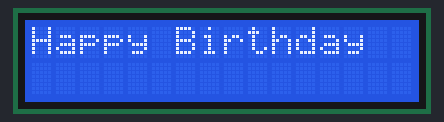
The sketch below on a simulated Arduino Uno, built with avr-gcc and run on an emulated ATmega328P. On the bench: 16×2 character LCD.

Above: at 0.1 s.
At 11.8 s:
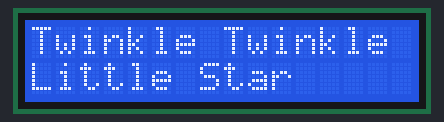
At 32.1 s:
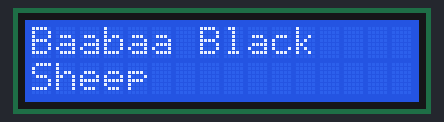
At 44.8 s:
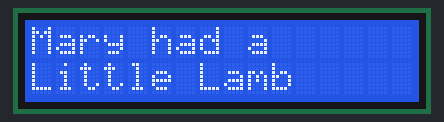
At 58.2 s:
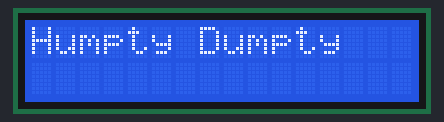
At 109.9 s:
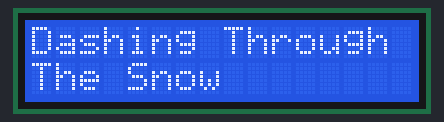

The sketch:

Display_GUPPY.ino
```cpp
// include the library code:
#include <LiquidCrystal.h>

// initialize the library by associating any needed LCD interface pin
// with the arduino pin number it is connected to
const int rs = 12, en = 11, d4 = 5, d5 = 4, d6 = 3, d7 = 2;
LiquidCrystal lcd(rs, en, d4, d5, d6, d7);

void setup() {
  // set up the LCD's number of columns and rows:
  lcd.begin(16, 2);
  // Print a message to the LCD.
  lcd.print("Happy Birthday");
  delay(8644);
  lcd.clear();
  delay(3000);
  lcd.print("Twinkle Twinkle");
  lcd.setCursor(0, 1);
  lcd.print("Little Star");
  delay(17289);
  lcd.clear();
  delay(3000);
  lcd.print("Baabaa Black");
  lcd.setCursor(0, 1);
  lcd.print("Sheep");
  delay(9725);
  lcd.clear();
  delay(3000);
  lcd.print("Mary had a");
  lcd.setCursor(0, 1);
  lcd.print("Little Lamb");
  delay(10445);
  lcd.clear();
  delay(3000);
  lcd.print("Humpty Dumpty");
  delay(5763);
  lcd.clear();
  delay(3000);
  lcd.print("Jack and Jill");
  delay(5402);
  lcd.clear();
  delay(3000);
  lcd.print("Baby Shark");
  delay(11165);
  lcd.clear();
  delay(3000);
  lcd.print("ABCD song");
  delay(17289);
  lcd.clear();
  delay(3000);
  lcd.print("Dashing Through");
  lcd.setCursor(0, 1);
  lcd.print("The Snow");
  delay(32957);
  lcd.clear();

}

void loop() {
  // set the cursor to column 0, line 1
  // (note: line 1 is the second row, since counting begins with 0):
  lcd.setCursor(0, 1);
  // print the number of seconds since reset:
  //lcd.print(millis() / 1000);
}
```

Measured:
- what the display in image 1 shows lasts 17.3 s, from 11.7 s to 29.0 s
- what the display in image 2 shows lasts 9.7 s, from 32.0 s to 41.7 s
- what the display in image 3 shows lasts 10.5 s, from 44.7 s to 55.2 s
- what the display in image 4 shows lasts 5.8 s, from 58.2 s to 64.0 s
